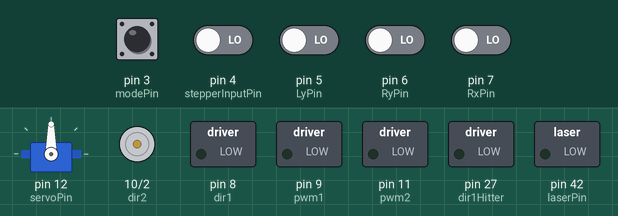
The sketch below on a simulated Arduino Mega 2560, built with avr-gcc and run on an emulated ATmega2560. Parts: servo, direction and speed pins drawn as motors (green arrow = direction pin HIGH = forward, orange = LOW = backward, longer = more drive), switched loads named in the sketch (green lamp = pin HIGH). The inputs (shaded band) are chosen by the test bench; at power-on: pin 3 (modePin), pin 4 (stepperInputPin), pin 5 (LyPin), pin 6 (RyPin), pin 7 (RxPin) LOW.

Above: at 0.1 s.
At 3.1 s:
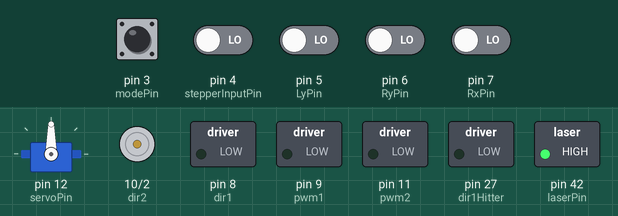
Timing chart, 0 to 4.6 s (numbered marks = the images above):
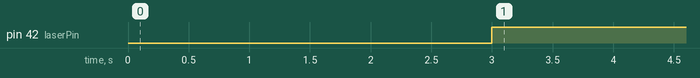

The sketch:

minigolf.ino
```cpp
#include <Servo.h>
#include <AccelStepper.h>

AccelStepper stepper(AccelStepper::DRIVER, 23, 25);

// drivebase pins
const int dir1 = 8;
const int pwm1 = 9;
const int dir2 = 10;
const int pwm2 = 11;

// launcher hitter pins
const int dir1Hitter = 27;
const int pwm1Hitter = 2;

// right joystick pins
const int RxPin = 7;  // channel 1
const int RyPin = 6;  // channel 2

// left joystick Y
const int LyPin = 5;  // channel 3

const int laserPin = 42;

// stepper buttons
const int stepperInputPin = 4;  // channel 4
int stepperInputVal = 0;

int xval = 0;
int yval = 0;
int hitterVal = 0;

int xvalcorrected = 0;
int yvalcorrected = 0;

int leftDir = LOW;
int rightDir = HIGH;

Servo lifter;

const int servoPin = 12;
int servoVal = 0;
int lifterUpPos = 0;
int lifterDownPos = 90;

// mode: 0 = servo, 1 = hitter
int mode = 0;
int modeVal = 0;
const int modePin = 3;  // channel 5

long stepperPos = 1;
long prevStepperPos = 1;

void setup() {
  pinMode(dir1, OUTPUT);
  pinMode(pwm1, OUTPUT);
  pinMode(dir2, OUTPUT);
  pinMode(pwm2, OUTPUT);

  pinMode(laserPin, OUTPUT);

  pinMode(dir1Hitter, OUTPUT);
  pinMode(pwm1Hitter, OUTPUT);

  pinMode(RxPin, INPUT);
  pinMode(RyPin, INPUT);
  pinMode(LyPin, INPUT);
  pinMode(modePin, INPUT);
  pinMode(stepperInputPin, INPUT);

  lifter.attach(servoPin);

  stepper.setMaxSpeed(40000);
  stepper.setAcceleration(10000);

  //Serial.begin(9600);
}

void loop() {
  xval = pulseIn(RxPin, HIGH);
  xvalcorrected = map(xval, 985, 2002, -200, 200);

  yval = pulseIn(RyPin, HIGH);
  yvalcorrected = map(yval, 985, 2002, 200, -200);

  int leftValue = yvalcorrected + xvalcorrected;
  int rightValue = yvalcorrected - xvalcorrected;

  if (leftValue > 0) {
    leftDir = HIGH;
  } else {
    leftDir = LOW;
    leftValue *= -1;
  }

  if (rightValue > 0) {
    rightDir = HIGH;
  } else {
    rightDir = LOW;
    rightValue *= -1;
  }

  if (leftValue < 30 || leftValue > 560) {
    leftValue = 0;
  }

  if (rightValue < 30 || rightValue > 560) {
    rightValue = 0;
  }

  leftValue = constrain(leftValue, 0, 250);
  rightValue = constrain(rightValue, 0, 250);

  analogWrite(pwm1, leftValue);
  analogWrite(pwm2, rightValue);
  digitalWrite(dir1, leftDir);
  digitalWrite(dir2, rightDir);

  // mode switch
  int modeVal = pulseIn(modePin, HIGH);
  mode = map(modeVal, 1200, 1800, 0, 1);

  if (mode == 0) {
    digitalWrite(laserPin, LOW);
    // servo lifter
    servoVal = pulseIn(LyPin, HIGH);
    servoVal = map(servoVal, 985.0, 2000.0, 180, 0);
    lifter.write(servoVal);
  } else {
    digitalWrite(laserPin, HIGH);
    // run hitter
    hitterVal = pulseIn(LyPin, HIGH);
    hitterVal = map(hitterVal, 985.0, 2000.0, 0, 100);

    if (hitterVal > 50) {
      // start hitter
      digitalWrite(dir1Hitter, LOW);
      analogWrite(pwm1Hitter, 255);
    } else {
      // stop hitter
      digitalWrite(dir1Hitter, LOW);
      analogWrite(pwm1Hitter, 0);
    }
  }

  stepperInputVal = pulseIn(stepperInputPin, HIGH);

  if (stepperInputVal < 1100) {
    stepperPos = 1;
  } else if (stepperInputVal >= 1100 && stepperInputVal < 1300) {
    stepperPos = 2;
  } else if (stepperInputVal >= 1300 && stepperInputVal < 1500) {
    stepperPos = 3;
  } else if (stepperInputVal >= 1500 && stepperInputVal < 1700) {
    stepperPos = 4;
  } else if (stepperInputVal >= 1700 && stepperInputVal < 1900) {
    stepperPos = 5;
  } else if (stepperInputVal > 1900) {
    stepperPos = 6;
  }

  if (stepperPos != prevStepperPos) {
    stepper.moveTo(8000*(stepperPos-1));
    while (stepper.distanceToGo() != 0) {
      stepper.run();
    }
  }

  prevStepperPos = stepperPos;
}
```

PID.cpp
```cpp
#include "Arduino.h"
#include "PID.h"

#define maxIWindup 0.2

PID::PID(double kpIn, double kiIn, double kdIn)
{
  kp = kpIn;
  ki = kiIn;
  kd = kdIn;

  currError = 0;
  prevError = 0;

  prevTime = 0;

  integralSum = 0;
  maxIntegralSum = maxIWindup / ki;

  target = 0;

  motorToggle = true;
}

double PID::calculate(double currPos)
{
  currTime = millis();

  if(!motorToggle)
    return 0.0;

  //Serial.println("curr: " + String(currError) + " prev: " + String(prevError));

  currError = target - currPos;
  double deltaTime = (float)(currTime - prevTime) * 1000;
  if(deltaTime <= 0.0)
    deltaTime = 0.001;

  derivativeError = (currError - prevError) / deltaTime;
  //double trapezoid_rule_area = (currError + prevError) / 2;
  integralSum = (0.996 * integralSum) + (currError * deltaTime);
  integralSum = constrain(integralSum, -maxIntegralSum, maxIntegralSum);

  double out = (kp * currError) + (ki * integralSum) + (kd * derivativeError);

  testError = prevError;
  prevError = currError;
  prevTime = currTime;

  return out;
}

void PID::setTarget(double newTarget)
{
  if(target != newTarget){
    target = newTarget;
    integralSum = 0;
    prevError = 0;
  }
}

double PID::getError(double currPos)
{
  return target - currPos;
}

String PID::getPIDPowers()
{
  return "P: " + String(kp * currError) + " I: " + String(ki * integralSum) + " D: " + String(kd * derivativeError);
}

void PID::toggleMotor(bool motorToggler)
{
  motorToggle = motorToggler;
}

double PID::getCurrError()  {return currError;}
double PID::getPrevError()  {return testError;}
double PID::getTarget()     {return target;}
```

PID.h
```cpp
#ifndef PID_H
#define PID_H

#include <Arduino.h>

class PID
{
  public:
    PID(double kpIn, double kiIn, double kdIn);
    double calculate(double currPos);
    void setTarget(double newTarget);
    double getError(double currPos);
    String getPIDPowers();
    void toggleMotor(bool motorToggler);

    double getCurrError();
    double getPrevError();
    double getTarget();
  private:
    double kp;
    double ki;
    double kd;

    double currError;
    double prevError;
    double testError;

    double derivativeError;
    unsigned long currTime;
    unsigned long prevTime;
    double integralSum;
    double maxIntegralSum;
    double target;
    bool motorToggle;
};

#endif
```

Measured:
- by itself, pin 42 (laserPin): LOW → HIGH at 3.0 s
